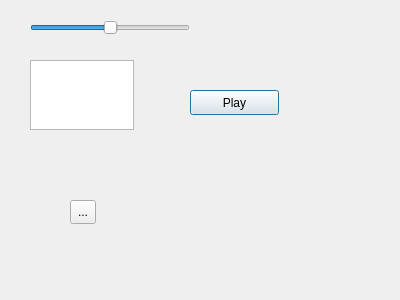
<?xml version="1.0" encoding="UTF-8"?>
<ui version="4.0">
 <class>Dialog</class>
 <widget class="QDialog" name="Dialog">
  <property name="geometry">
   <rect>
    <x>0</x>
    <y>0</y>
    <width>400</width>
    <height>300</height>
   </rect>
  </property>
  <property name="windowTitle">
   <string>Dialog</string>
  </property>
  <widget class="QSlider" name="horizontalSlider">
   <property name="geometry">
    <rect>
     <x>30</x>
     <y>20</y>
     <width>160</width>
     <height>16</height>
    </rect>
   </property>
   <property name="minimum">
    <number>-50</number>
   </property>
   <property name="maximum">
    <number>50</number>
   </property>
   <property name="orientation">
    <enum>Qt::Horizontal</enum>
   </property>
  </widget>
  <widget class="QPlainTextEdit" name="plainTextEdit">
   <property name="geometry">
    <rect>
     <x>30</x>
     <y>60</y>
     <width>104</width>
     <height>70</height>
    </rect>
   </property>
  </widget>
  <widget class="QToolButton" name="toolButton">
   <property name="geometry">
    <rect>
     <x>70</x>
     <y>200</y>
     <width>26</width>
     <height>24</height>
    </rect>
   </property>
   <property name="text">
    <string>...</string>
   </property>
  </widget>
  <widget class="QPushButton" name="pushButton">
   <property name="geometry">
    <rect>
     <x>190</x>
     <y>90</y>
     <width>89</width>
     <height>25</height>
    </rect>
   </property>
   <property name="text">
    <string>Play</string>
   </property>
  </widget>
 </widget>
 <resources/>
 <connections/>
</ui>
